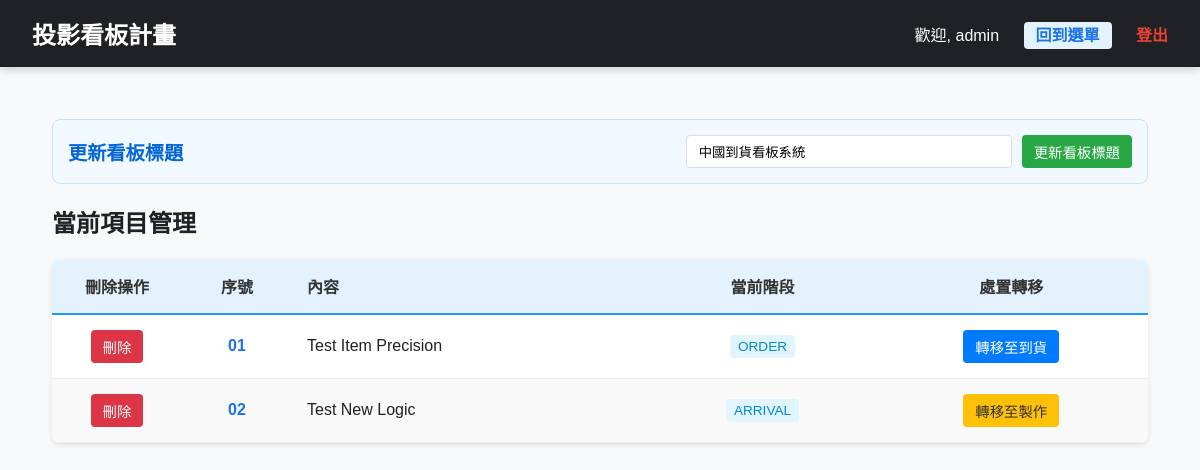
The app's page /manage (signed in), older data.
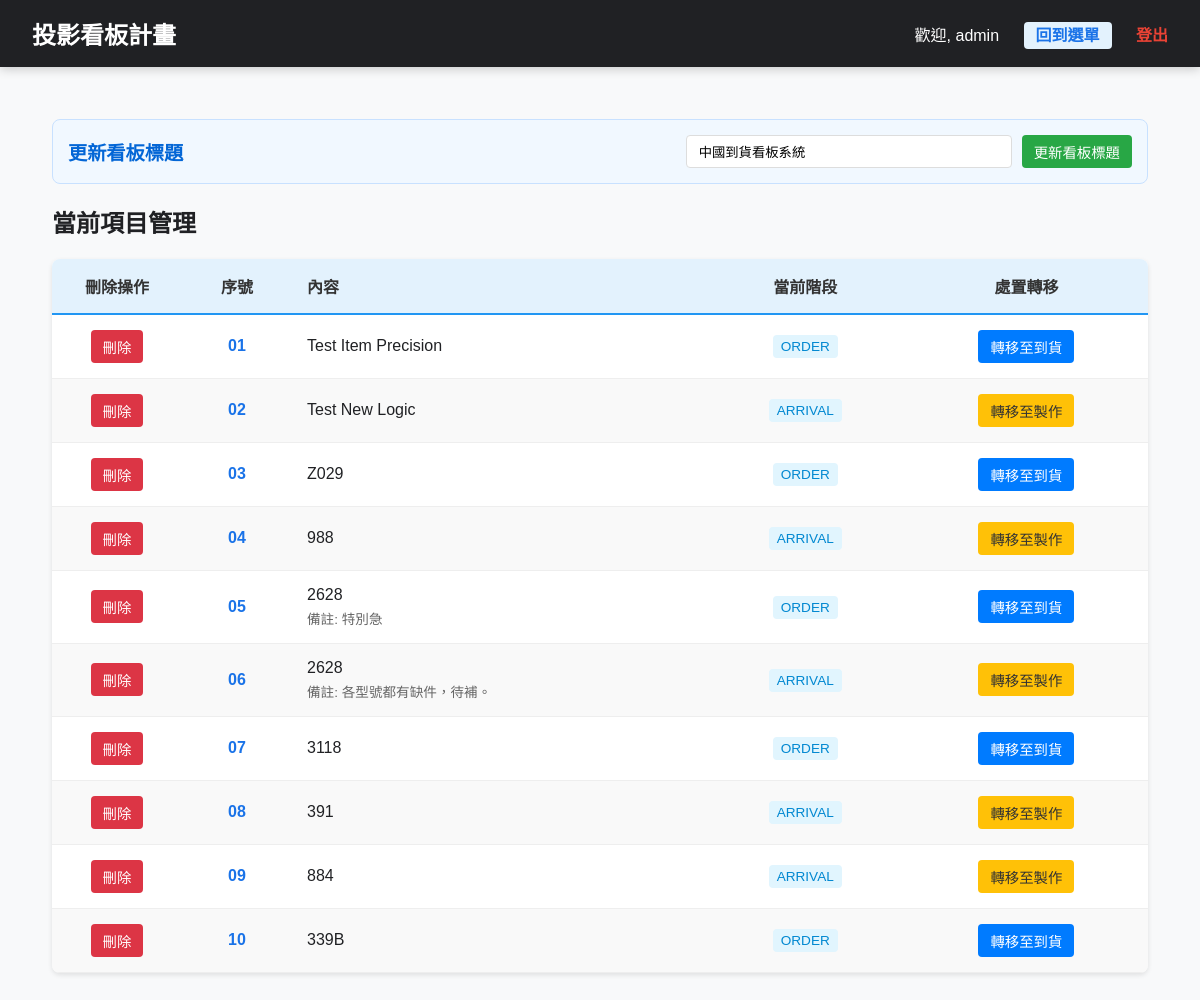
The same page, newer data.
### models.py (models this page shows)
class User(db.Model):
    id = db.Column(db.Integer, primary_key=True)
    username = db.Column(db.String(50), unique=True, nullable=False)
    password_hash = db.Column(db.String(128), nullable=False)
    is_admin = db.Column(db.Boolean, default=False)
    permissions = db.relationship('Permission', backref='user', uselist=False, cascade="all, delete-orphan")

class SignboardItem(db.Model):
    id = db.Column(db.Integer, primary_key=True)
    content = db.Column(db.Text, nullable=False)
    remark = db.Column(db.Text) # 備註 (選填)
    current_stage = db.Column(db.String(20), default='ORDER')
    order_date = db.Column(db.DateTime)
    arrival_date = db.Column(db.DateTime)
    production_date = db.Column(db.DateTime)
    delivery_date = db.Column(db.DateTime)
    updated_at = db.Column(db.DateTime, default=datetime.now, onupdate=datetime.now)

### main.py (the view)
@app.route('/manage')
def manage_page():
    if 'user_id' not in session:
        return redirect(url_for('index'))
    user = User.query.get(session['user_id'])
    items = SignboardItem.query.order_by(SignboardItem.id.asc()).all()
    return render_template('manage.html', items=items, perms=user.permissions)

### main.py (called while the page is built)
def get_config(key, default=None):
    config = SystemConfig.query.filter_by(key=key).first()
    return config.value if config else default

@app.context_processor
def inject_config():
    return {'site_title': get_config('site_title', '中國到貨看板系統')}

### templates/manage.html (shortened to what this page needs)
{% extends "layout.html" %}
{% block content %}
<div class="manage-wrapper">
    <div class="config-card">
        <h3>更新看板標題</h3>
        <form action="{{ url_for('update_title') }}" method="POST" class="title-form">
            <input type="text" name="new_title" value="{{ site_title }}" placeholder="請輸入看板標題">
            <button type="submit" class="btn btn-save">更新看板標題</button>
        </form>
    </div>
    <h2>當前項目管理</h2>
    <table class="data-table">
        <thead>
            <tr>
                <th style="width: 100px;">刪除操作</th>
                <th style="width: 80px;">序號</th>
                <th style="text-align: left;">內容</th>
                <th>當前階段</th>
                <th>處置轉移</th>
            </tr>
        </thead>
        <tbody>
            {% for item in items %}
            <tr id="row-{{ item.id }}">
                <td style="text-align: center;">
                    <form action="/manage/delete/{{ item.id }}" method="POST" onsubmit="return confirm('確定要刪除此項目嗎？');">
                        <button type="submit" class="btn btn-delete">刪除</button>
                    </form>
                </td>
                <td style="font-weight: bold; color: #1a73e8; text-align: center;">{{ "%02d"|format(loop.index) }}</td>
                <td>
                    <div style="font-weight: 500;">{{ item.content }}</div>
                    {% if item.remark %}<span class="remark-text">備註: {{ item.remark }}</span>{% endif %}
                </td>
                <td style="text-align: center;">
                    <span style="background: #e1f5fe; color: #0288d1; padding: 4px 8px; border-radius: 4px; font-size: 0.85rem;">
                        {{ item.current_stage }}
                    </span>
                </td>
                <td style="text-align: center;">
                    {% if item.current_stage == 'ORDER' %}
                        <button onclick="transferItem('{{ item.id }}', 'ARRIVAL')" class="btn btn-action">轉移至到貨</button>
                    {% elif item.current_stage == 'ARRIVAL' %}
                        <button onclick="transferItem('{{ item.id }}', 'PRODUCTION')" class="btn btn-action" style="background:#ffc107; color:#333;">轉移至製作</button>
                    {% elif item.current_stage == 'PRODUCTION' %}
                        <button onclick="transferItem('{{ item.id }}', 'DELIVERY')" class="btn btn-action" style="background:#17a2b8;">轉移至出庫</button>
                    {% elif item.current_stage == 'DELIVERY' %}
                        <button onclick="transferItem('{{ item.id }}', 'CLEAR')" class="btn btn-action" style="background:#dc3545;">清除並記錄</button>
                    {% endif %}
                </td>
            </tr>
            {% endfor %}
        </tbody>
    </table>
</div>
{% endblock %}

### templates/layout.html (shortened to what this page needs)
<!DOCTYPE html>
<html lang="zh-Hant">
<head>
</head>
<body>
    <div class="nav-header">
        <div style="font-size: 1.5rem; font-weight: bold;">投影看板計畫</div>
        <div class="nav-links">
            <span>歡迎, {{ session.username }}</span>
            {% if request.endpoint not in ['admin_home', 'index'] %}
            <a href="/admin_home" style="background: #e3f2fd; color: #1a73e8; padding: 5px 12px; border-radius: 4px;">回到選單</a>
            {% endif %}
            <a href="/logout" style="color: var(--danger);">登出</a>
        </div>
    </div>
    <div class="container">
        {% block content %}{% endblock %}
    </div>
</body>
</html>

### templates/layout.html (style rules this page uses)
:root { --primary: #1a73e8; --success: #34a853; --warning: #fbbc05; --danger: #ea4335; --info: #4285f4; --dark: #202124; --light: #f8f9fa; }
body { font-family: 'Microsoft JhengHei', sans-serif; margin: 0; background: var(--light); color: var(--dark); }
.nav-header { background: var(--dark); color: white; padding: 1rem 2rem; display: flex; justify-content: space-between; align-items: center; box-shadow: 0 2px 10px rgba(0,0,0,0.2); }
.nav-links a { color: #ccc; text-decoration: none; margin-left: 20px; font-weight: bold; }
.container { padding: 2rem; max-width: 1200px; margin: 0 auto; }

### templates/manage.html (style rules this page uses)
.manage-wrapper { max-width: 1200px; margin: 20px auto; padding: 0 20px; }
.config-card { background: #f1f8ff; border: 1px solid #c8e1ff; padding: 15px; border-radius: 8px; margin-bottom: 20px; display: flex; align-items: center; justify-content: space-between; }
.config-card h3 { margin: 0; color: #0366d6; font-size: 1.2rem; }
.title-form { display: flex; gap: 10px; }
.title-form input { padding: 8px 12px; border: 1px solid #ddd; border-radius: 4px; width: 300px; }
.data-table { width: 100%; border-collapse: collapse; background: white; border-radius: 8px; overflow: hidden; box-shadow: 0 2px 5px rgba(0,0,0,0.1); }
.data-table th { background-color: #e3f2fd; color: #333; text-align: center; padding: 15px; border-bottom: 2px solid #2196F3; }
.data-table td { padding: 15px; border-bottom: 1px solid #eee; }
.data-table tr:nth-child(even) { background-color: #f9f9f9; }
.btn { padding: 6px 12px; border-radius: 4px; border: none; cursor: pointer; font-size: 0.9rem; transition: opacity 0.2s; display: inline-block; color: white; }
.btn-save { background-color: #28a745; }
.btn-action { background-color: #007bff; }
.btn-delete { background-color: #dc3545; }
.remark-text { font-size: 0.85rem; color: #666; display: block; margin-top: 4px; }

Row changes from the older to the newer data that the page shows:
added SignboardItem: index "03", content "Z029", current_stage "ORDER"
added SignboardItem: index "04", content "988", current_stage "ARRIVAL"
added SignboardItem: index "05", content "2628", remark "特別急", current_stage "ORDER"
added SignboardItem: index "06", content "2628", remark "各型號都有缺件，待補。", current_stage "ARRIVAL"
added SignboardItem: index "07", content "3118", current_stage "ORDER"
added SignboardItem: index "08", content "391", current_stage "ARRIVAL"
added SignboardItem: index "09", content "884", current_stage "ARRIVAL"
added SignboardItem: index "10", content "339B", current_stage "ORDER"
